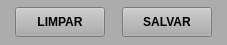
           <widget class="QWidget" name="widget_6" native="true">
            <property name="minimumSize">
             <size>
              <width>0</width>
              <height>45</height>
             </size>
            </property>
            <property name="maximumSize">
             <size>
              <width>16777215</width>
              <height>45</height>
             </size>
            </property>
            <property name="styleSheet">
             <string notr="true">background-color: rgb(172, 172, 172);</string>
            </property>
            <layout class="QHBoxLayout" name="horizontalLayout_2">
             <property name="spacing">
              <number>5</number>
             </property>
             <property name="leftMargin">
              <number>15</number>
             </property>
             <property name="topMargin">
              <number>5</number>
             </property>
             <property name="rightMargin">
              <number>15</number>
             </property>
             <property name="bottomMargin">
              <number>5</number>
             </property>
             <item>
              <widget class="QPushButton" name="btn_Limpar">
               <property name="sizePolicy">
                <sizepolicy hsizetype="Preferred" vsizetype="Preferred">
                 <horstretch>0</horstretch>
                 <verstretch>0</verstretch>
                </sizepolicy>
               </property>
               <property name="minimumSize">
                <size>
                 <width>90</width>
                 <height>30</height>
                </size>
               </property>
               <property name="maximumSize">
                <size>
                 <width>90</width>
                 <height>30</height>
                </size>
               </property>
               <property name="font">
                <font>
                 <pointsize>9</pointsize>
                 <weight>75</weight>
                 <bold>true</bold>
                </font>
               </property>
               <property name="cursor">
                <cursorShape>PointingHandCursor</cursorShape>
               </property>
               <property name="text">
                <string>LIMPAR</string>
               </property>
              </widget>
             </item>
             <item>
              <widget class="QLabel" name="label_3">
               <property name="text">
                <string/>
               </property>
              </widget>
             </item>
             <item>
              <widget class="QPushButton" name="btn_Salvar">
               <property name="sizePolicy">
                <sizepolicy hsizetype="Preferred" vsizetype="Preferred">
                 <horstretch>0</horstretch>
                 <verstretch>0</verstretch>
                </sizepolicy>
               </property>
               <property name="minimumSize">
                <size>
                 <width>90</width>
                 <height>30</height>
                </size>
               </property>
               <property name="maximumSize">
                <size>
                 <width>90</width>
                 <height>30</height>
                </size>
               </property>
               <property name="font">
                <font>
                 <pointsize>9</pointsize>
                 <weight>75</weight>
                 <bold>true</bold>
                </font>
               </property>
               <property name="cursor">
                <cursorShape>PointingHandCursor</cursorShape>
               </property>
               <property name="text">
                <string>SALVAR</string>
               </property>
              </widget>
             </item>
            </layout>
           </widget>
